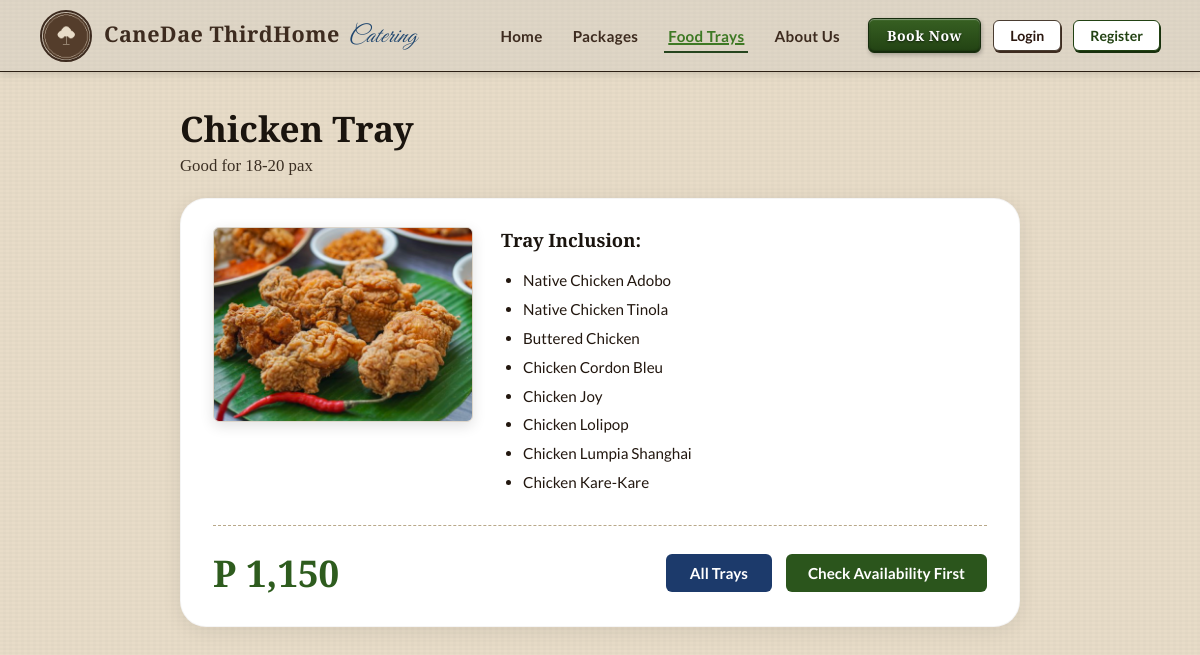
The page /canedae/pages/tray-details.php on the database its author committed.
### tables this page shows
CREATE TABLE IF NOT EXISTS trays (
    id INT AUTO_INCREMENT PRIMARY KEY,
    name VARCHAR(150) NOT NULL,
    category ENUM('Chicken','Beef','Fish/Seafoods','Vegetables','Other') DEFAULT 'Other',
    description TEXT,
    pax_min INT DEFAULT 18,
    pax_max INT DEFAULT 20,
    price DECIMAL(10,2) DEFAULT 0.00,
    image VARCHAR(255),
    inclusions TEXT,
    is_active TINYINT(1) DEFAULT 1,
    created_at TIMESTAMP DEFAULT CURRENT_TIMESTAMP
);

### canedae/includes/booking_flow.php (called while the page is built, shortened)
<?php
function bookingInProgress(): bool {
    return !empty($_SESSION['booking']['date']);
}

### canedae/pages/tray-details.php (the view, shortened to what this page needs)
<?php
require_once '../includes/booking_flow.php';
$db = getDB();
$tray_id = intval($_GET['id'] ?? 1);
$stmt = $db->prepare("SELECT * FROM trays WHERE id = ? AND is_active = 1");
$stmt->execute([$tray_id]);
$tray = $stmt->fetch();
$in_booking = bookingInProgress();
include '../includes/header.php';
$inclusions = [];
if (empty($inclusions)) {
    $inclusions = ['Native Chicken Adobo','Native Chicken Tinola','Buttered Chicken',
                   'Chicken Cordon Bleu','Chicken Joy','Chicken Lolipop',
                   'Chicken Lumpia Shanghai','Chicken Kare-Kare'];
}
$image_src = BASE_URL . $tray['image'];
$pax_label = ($tray['pax_min'] && $tray['pax_max'])
    ? 'Good for ' . $tray['pax_min'] . '-' . $tray['pax_max'] . ' pax'
    : 'Customize your tray';
$price_display = ($tray['price'] > 0)
    ? 'P ' . number_format($tray['price'], 0)
    : 'P ---';
?>
<div style="max-width: 880px; margin: 32px auto 60px; padding: 0 20px;">
  <div style="margin-bottom: 22px;">
    <h1 style="font-family:'Playfair Display', serif; font-size: 2.2rem; font-weight: 700; color: #1a140e; margin-bottom: 4px;">
      <?php echo htmlspecialchars($tray['name']); ?>
    </h1>
    <p style="font-family:'Playfair Display', serif; font-size: 1.05rem; color: #3a2e22;">
      <?php echo htmlspecialchars($pax_label); ?>
    </p>
  </div>
  <div class="design-card" style="padding: 28px 32px;">
    <div style="display: flex; gap: 28px; flex-wrap: wrap; align-items: flex-start; margin-bottom: 28px;">
      <div style="flex: 0 0 auto; width: 260px; max-width: 100%;">
        <div style="width:100%; aspect-ratio: 4/3; overflow:hidden; border: 1px solid #dcd5ca;
                    box-shadow: 0 4px 14px rgba(0,0,0,0.12); border-radius: 6px;">
          <img src="<?php echo htmlspecialchars($image_src); ?>"
               alt="<?php echo htmlspecialchars($tray['name']); ?>"
               style="width:100%; height:100%; object-fit:cover; display:block;"
               onerror="this.src='https://images.unsplash.com/photo-1569058242253-92a9c755a0ec?w=600'">
        </div>
      </div>
      <div style="flex:1; min-width: 200px;">
        <h3 style="font-family:'Playfair Display', serif; font-size: 1.15rem; font-weight: 700;
                   color: #1a140e; margin-bottom: 14px;">
          Tray Inclusion:
        </h3>
        <ul style="list-style: disc; padding-left: 22px; line-height: 1.9;
                   font-size: 0.95rem; color: #22170f; margin:0;">
          <?php foreach ($inclusions as $inc): ?>
            <li><?php echo htmlspecialchars($inc); ?></li>
          <?php endforeach; ?>
        </ul>
      </div>
    </div>
    <div style="display: flex; justify-content: space-between; align-items: center; flex-wrap: wrap; gap: 16px;
                border-top: 1px dashed #b8a88a; padding-top: 22px;">
      <div style="font-family:'Cinzel', serif; font-size: 2.3rem; font-weight: 800; color: #2e5c1e;">
        <?php echo $price_display; ?>
      </div>
      <div style="display:flex; gap:14px; flex-wrap:wrap;">
        <a href="<?php echo BASE_URL; ?>pages/trays.php" class="btn-navy" style="padding: 10px 24px;">
          All Trays
        </a>
        <?php if ($in_booking): ?>
          <a href="<?php echo BASE_URL; ?>pages/tray-details.php?id=<?php echo $tray['id']; ?>&add_to_order=1"
             class="btn-forest" style="padding: 10px 24px;">
            Add Tray &amp; Proceed
          </a>
        <?php else: ?>
          <a href="<?php echo BASE_URL; ?>pages/calendar.php" class="btn-forest" style="padding: 10px 22px;">
            Check Availability First
          </a>
        <?php endif; ?>
      </div>
    </div>
  </div>
</div>
<?php include '../includes/footer.php'; ?>

### canedae/assets/css/style.css (style rules this page uses)
:root { --cream: #f5f0e8; --linen: #e8dcc8; --dark-green: #2d5016; --med-green: #4a7c2f; --light-green: #6aaa3a; --gold: #c9a84c; --gold-light: #e8c96a; --dark-brown: #3d2b1f; --red-btn: #8b1a1a; --red-hover: #6e1414; --text-dark: #2c1810; --text-mid: #4a3728; --white: #ffffff; --card-shadow: 0 4px 18px rgba(0, 0, 0, 0.15); --border-dashed: 2px dashed #b8a88a; }
*, *::before, *::after { box-sizing: border-box; margin: 0; padding: 0; }
html { scroll-behavior: smooth; }
body { font-family: "Lato", sans-serif; background-color: var(--linen); background-image: url("../assets/images/linen_texture.png"); background-repeat: repeat; color: var(--text-dark); min-height: 100vh; }
a { text-decoration: none; color: inherit; }
img { max-width: 100%; display: block; }
ul { list-style: none; }
body { background-color: #dfd6c6; background-image: radial-gradient(circle, rgba(50, 40, 30, 0.12) 1px, transparent 1px), repeating-linear-gradient( 0deg, transparent, transparent 2px, rgba(0, 0, 0, 0.015) 2px, rgba(0, 0, 0, 0.015) 4px ), repeating-linear-gradient( 90deg, transparent, transparent 2px, rgba(0, 0, 0, 0.012) 2px, rgba(0, 0, 0, 0.012) 4px ); background-size: 28px 28px, 100% 100%, 100% 100%; }
.design-card { background: #ffffff; border-radius: 26px; box-shadow: 0 4px 20px rgba(0, 0, 0, 0.08); padding: 28px 32px; border: 1px solid rgba(0, 0, 0, 0.04); }
.btn-forest { background: #2b551c; color: #ffffff; border: none; border-radius: 6px; padding: 10px 24px; font-family: "Lato", sans-serif; font-weight: 700; font-size: 0.95rem; cursor: pointer; display: inline-block; text-align: center; transition: background 0.2s ease, transform 0.15s ease; text-decoration: none; }
.btn-navy { background: #1c3a6b; color: #ffffff; border: none; border-radius: 6px; padding: 10px 24px; font-family: "Lato", sans-serif; font-weight: 700; font-size: 0.95rem; cursor: pointer; display: inline-block; text-align: center; transition: background 0.2s ease, transform 0.15s ease; text-decoration: none; }

### canedae/assets/css/texture_fallback.css (style rules this page uses)
body { background-color: #e8dcc8; background-image: repeating-linear-gradient( 0deg, transparent, transparent 2px, rgba(0, 0, 0, 0.015) 2px, rgba(0, 0, 0, 0.015) 4px ), repeating-linear-gradient( 90deg, transparent, transparent 3px, rgba(0, 0, 0, 0.01) 3px, rgba(0, 0, 0, 0.01) 6px ); }

### rows shown on the page
trays: name "Chicken Tray", pax_label "Good for 18-20 pax", image (picture), price "P 1,150"

### other values the page prints
$inc "Native Chicken Adobo"
$inc "Native Chicken Tinola"
$inc "Buttered Chicken"
$inc "Chicken Cordon Bleu"
$inc "Chicken Joy"
$inc "Chicken Lolipop"
$inc "Chicken Lumpia Shanghai"
$inc "Chicken Kare-Kare"
